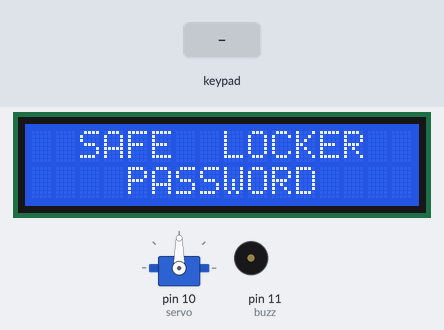
A sketch run on a simulated Arduino Uno, built with avr-gcc and run on an emulated ATmega328P. On the bench: servo, 16×2 character LCD, buzzer (waves = sounding, pin HIGH). The test bench sets the inputs (shaded band). What the sketch prints to the serial monitor is not drawn.

Above: at 1.2 s.
1.3 s: keypad keys A D 0 0 pressed 0.4 s apart
At 5.3 s:
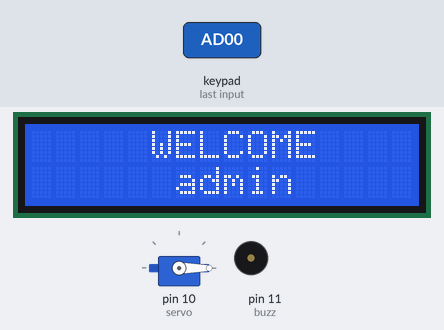
At 10.2 s:
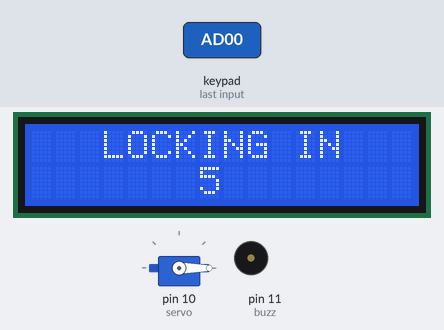
Timing chart, 0 to 18.7 s (numbered marks = the images above; inputs shaded):
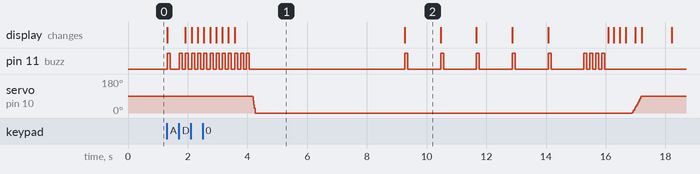

The sketch:

safe-locker.ino
```cpp
#include <Keypad.h>
#include <LiquidCrystal.h>
#include <Servo.h>

#define buzz 11     // piezo
#define servo 10    // servo
#define redLed 12   // red led
#define greenLed 13 // green led

// lcd settings
LiquidCrystal lcd(A0, A1, A2, A3, A4, A5);

// servo settings
Servo myservo;
int pos = 0;

// keypad settings
const byte ROWS = 4;
const byte COLS = 4;

char hexakey[ROWS][COLS] = {
  {'1', '2', '3', 'A'},
  {'4', '5', '6', 'B'},
  {'7', '8', '9', 'C'},
  {'*', '0', '#', 'D'}};

byte rowPins[ROWS] = {2, 3, 4, 5};
byte colPins[COLS] = {6, 7, 8, 9};
Keypad keypad = Keypad(makeKeymap(hexakey), rowPins, colPins, ROWS, COLS);

// passwords and users
String password[5] = {"AD00", "1020", "3040", "5060", "7080"};
String users[5] = {"admin", "A0012", "B0005", "C0037", "D0010"};
String inputKey = "";

// variables
int position, attempts = 3, validEntry, usernamePosition;

void setup()
{
  // buzzer
  pinMode(buzz, OUTPUT);
  // serial monitor
  Serial.begin(9600);
  // servo
  myservo.attach(servo);
  // lcd connection
  lcd.begin(16, 2);
  // initial screen
  displayDefaultMessage();
}

void loop()
{

  // Step 1
  // get complete attempt password from user --------------
  //

  // get entry of keyboard
  char key = keypad.getKey();

  // verify if available
  if (key != NO_KEY && attempts > 0)
  {
    // default message keeps on after any attempt
    lcd.clear();
    lcd.setCursor(0, 0);
    lcd.print("  SAFE  LOCKER  ");
    lcd.setCursor(6, 1);

    // display * (password simbol) to each pressed key
    for (int i = 0; i <= position; i++)
    {
      lcd.print("*");
      playKeySound(1);
    }
    // saving pressed btn and going to next position
    inputKey += key;
    position++;
  }

  // Step 2
  // check password (wait for 4 pressed btn's) --------------
  //

  while (position >= 4 && attempts > 0)
  {

    // check each stored password once
    for (int j = 0; j < 5; j++)
    {
      for (int i = 0; i < 4; i++)
      {

        // char check
        if (inputKey[i] == password[j][i])
        {

          // add 1 to each valid char on password
          validEntry++;

          // track username at this time
          usernamePosition = j;
        } else {
        	i=4;
        }

        // check if password is valid
        if (validEntry == 4)
        {
          // stop loop
          i = 100;
        }

        // if password is invalid after check
        else if (validEntry != 4 && i == 3)
        {
          // new attempt (back to zero)
          validEntry = 0;
        }
      }
    }

    // Step 3
    // return message after check password --------------
    //

    // password valid
    if (validEntry == 4)
    {
      // unlock device
      Serial.println("System OPEN");
      digitalWrite(greenLed, HIGH);
      unlockdoor();
      digitalWrite(greenLed, LOW);

      // reset variables to next attempt
      position = 0;
      validEntry = 0;
      inputKey = "";
    }
    // password not valid
    else
    {
      Serial.println("Password INVALID");
      // failed message
      attempts--;
      digitalWrite(redLed, HIGH);

      failedAttempt();
      digitalWrite(redLed, LOW);
      // reset variables to next attempt
      position = 0;
      validEntry = 0;
      inputKey = "";
    }

    // Step 4
    // check attempts limit --------------
    //

    if (attempts <= 0)
    {
      lcd.clear();
      lcd.setCursor(3, 0);
      lcd.print("LOCKED FOR");
      lcd.setCursor(0, 1);

      // Display countdown from 9 to 0
      for (int i = 9; i >= 0; i--)
      {
        lcd.setCursor(7, 1);
        lcd.print(i);
        lcd.print("s");
        delay(1000);
      }

      attempts = 3;
    }

    // password default message
    displayDefaultMessage();
  }
}

// functions:

// unlock device
void unlockdoor()
{
  // welcome message
  lcd.clear();
  lcd.setCursor(0, 0);
  lcd.print("     WELCOME    ");
  lcd.setCursor(6, 1);
  lcd.print(users[usernamePosition]);

  playKeySound(3);

  // servo position to open device
  for (pos = 90; pos >= 0; pos -= 5)
  {
    myservo.write(pos);
    delay(5);
  }

  // time device is open until close again
  delay(5000);

  lockDevice();

  // servo position to close device
  for (pos = 0; pos <= 90; pos += 5)
  {
    myservo.write(pos);
    delay(15);

    position = 0;

    lcd.clear();
  }

  // final lock message
  lcd.clear();
  lcd.setCursor(0, 0);
  lcd.print("     LOCKED     ");
  delay(1000);
}

// failed attempt to unlock device
void failedAttempt()
{
  lcd.clear();
  lcd.setCursor(0, 0);
  lcd.print(" WRONG PASSWORD ");
  lcd.setCursor(0, 1);
  lcd.print("   Attempts:");
  lcd.setCursor(13, 1);
  lcd.print(attempts);

  // 3 times sound
  playKeySound(3);

  delay(500);
}

// default message on LCD
void displayDefaultMessage()
{
  lcd.setCursor(0, 0);
  lcd.println("  SAFE  LOCKER  ");
  lcd.setCursor(0, 1);
  lcd.println("    PASSWORD    ");
}

// play sound to key press
void playKeySound(int ocurrences)
{
  for (int i = 0; i < ocurrences; i++)
  {
    digitalWrite(buzz, HIGH);
    delay(100);
    digitalWrite(buzz, LOW);
    delay(100);
  }
}

// lock device after some time opened
void lockDevice()
{
  // regressive counter lock message (upper line)
  lcd.clear();
  lcd.setCursor(0, 0);
  lcd.println("   LOCKING IN   ");

  // counter lock time -> 5sec (lower line)
  for (int i = 5; i > 0; i--)
  {
    lcd.setCursor(7, 1);
    lcd.print(i);
    playKeySound(1);
    delay(1000);
  }
  // play wrong attempt sound (4 times key press)
  playKeySound(4);

  // re-locking message (upper line)
  lcd.clear();
  lcd.setCursor(0, 0);
  lcd.print("   RE-LOCKING   ");

  // display "dot" counter and key sound (lower line)
  for (int i = 0; i < 4; i++)
  {
    lcd.setCursor(6 + i, 1);
    lcd.print(".");
    delay(200);
    digitalWrite(buzz, LOW);
  }
  Serial.println("System CLOSED");
}
```

Measured:
- after the input at 1.3 s, pin 11 (buzz): LOW → HIGH at once, → LOW 0.10 s later, → HIGH 0.30 s later, → LOW 0.10 s later, … (44 changes in this stretch); the display: first changes at once (image 1 shows a later state)
- what the display in image 2 shows lasts 1.2 s, from 9.3 s to 10.5 s
